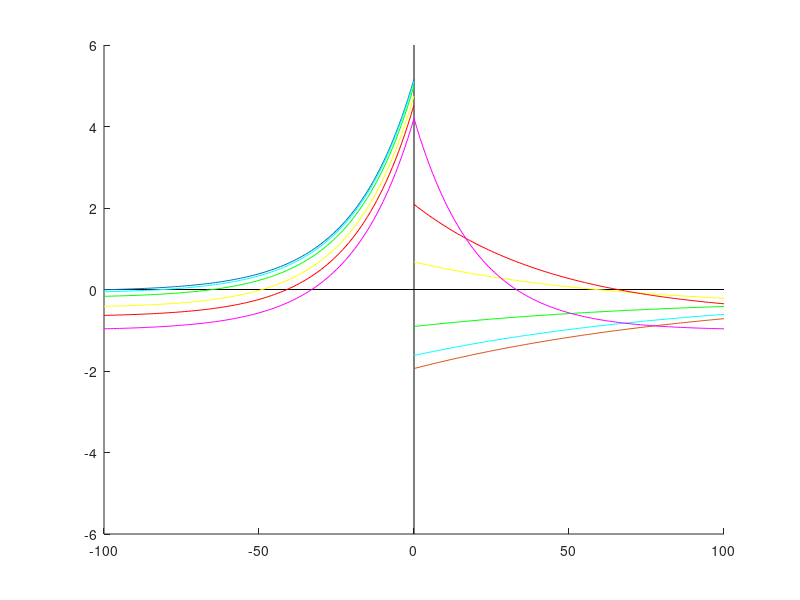

The MATLAB source for this figure:

Wp = 5.2;
Wm = 2.2;
Tp = 20;
Tm = 100;

 s1 = 20;
 s2 = 40;
 s3 = 60;
 s4 = 80;
 s5 = 90;
 s6 = 100;
 
 t1 = -100:0;
 t2 = 0:100;
 
 figure; hold;
 plot([-100 100], [0 0], 'k');
 plot([0 0], [-6 6], 'k');
 
 eVal = exp((s1-100)/25);
 wm = ((-Wp - Wm) * eVal) + Wm;
 tm = ((Tp - Tm) * eVal) + Tm;
 plot(t1, Wp * exp(t1/Tp) - eVal);
 plot(t2, -wm * exp(-t2/tm) - eVal);
 
 eVal = exp((s2-100)/25);
 wm = ((-Wp - Wm) * eVal) + Wm;
 tm = ((Tp - Tm) * eVal) + Tm;
 plot(t1, Wp * exp(t1/Tp) - eVal, 'c');
 plot(t2, -wm * exp(-t2/tm) - eVal, 'c');
 
 eVal = exp((s3-100)/25);
 wm = ((-Wp - Wm) * eVal) + Wm;
 tm = ((Tp - Tm) * eVal) + Tm;
 plot(t1, Wp * exp(t1/Tp) - eVal, 'g');
 plot(t2, -wm * exp(-t2/tm) - eVal, 'g');
 
 eVal = exp((s4-100)/25);
 wm = ((-Wp - Wm) * eVal) + Wm;
 tm = ((Tp - Tm) * eVal) + Tm;
 plot(t1, Wp * exp(t1/Tp) - eVal, 'y');
 plot(t2, -wm * exp(-t2/tm) - eVal, 'y');
 
 eVal = exp((s5-100)/25);
 wm = ((-Wp - Wm) * eVal) + Wm;
 tm = ((Tp - Tm) * eVal) + Tm;
 plot(t1, Wp * exp(t1/Tp) - eVal, 'r');
 plot(t2, -wm * exp(-t2/tm) - eVal, 'r');
 
  eVal = exp((s6-100)/25);
 wm = ((-Wp - Wm) * eVal) + Wm;
 tm = ((Tp - Tm) * eVal) + Tm;
 plot(t1, Wp * exp(t1/Tp) - eVal, 'm');
 plot(t2, -wm * exp(-t2/tm) - eVal, 'm');